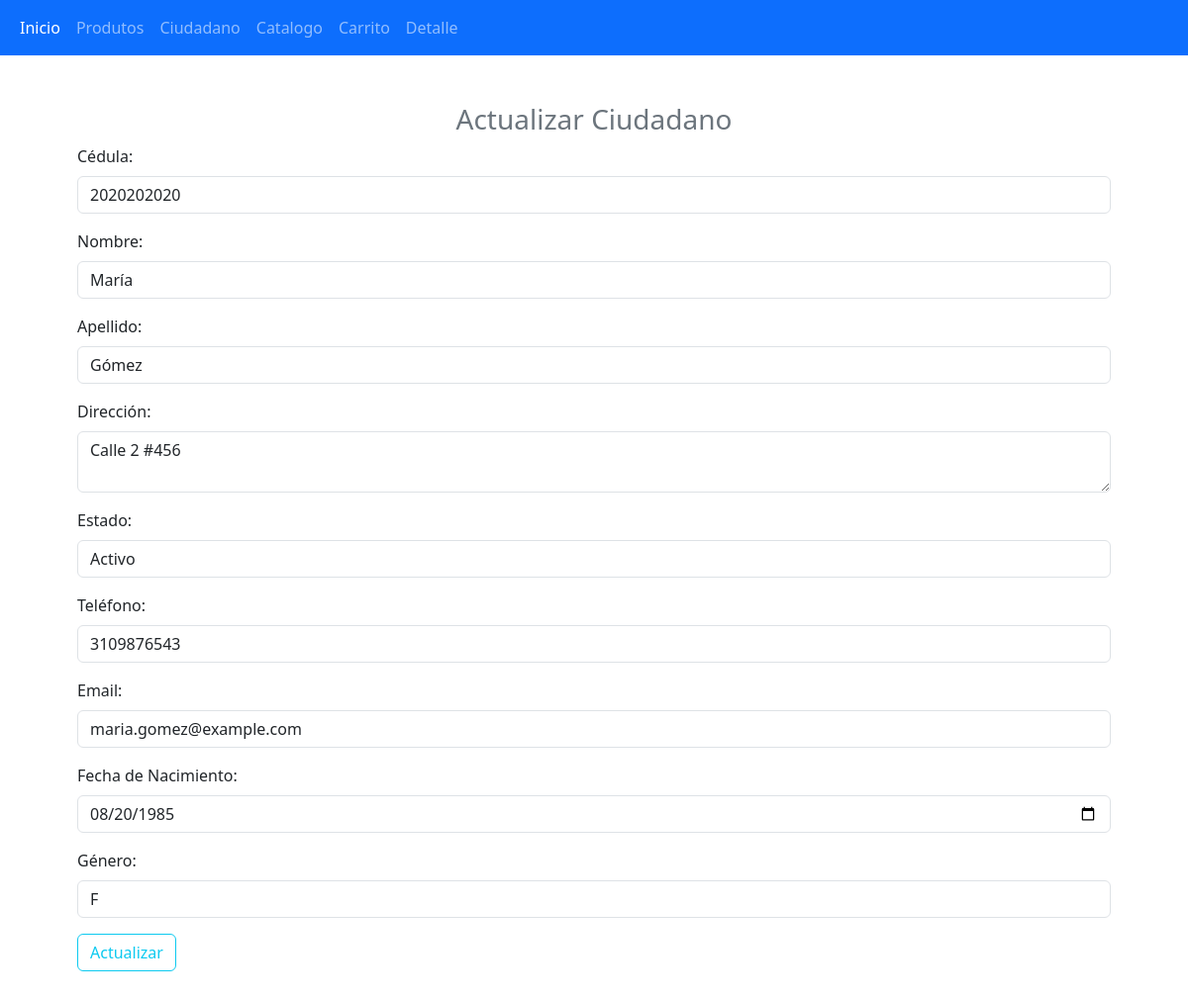
The page /actualizar/actualizarClientes.php?id=2 on the database as committed earlier.
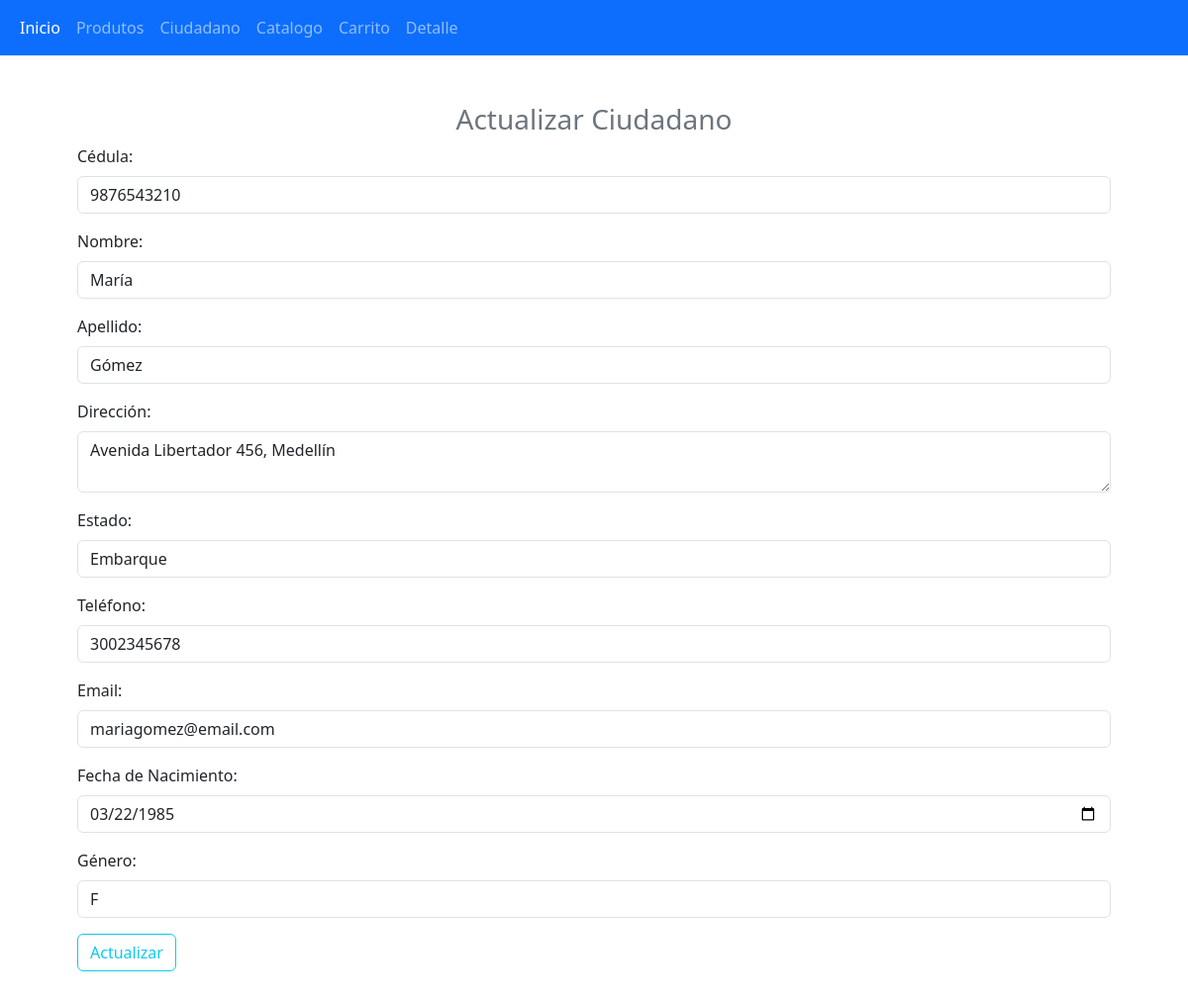
The same page on the database as committed later.
### tables this page shows
CREATE TABLE `ciudadano` (
  `id` int(11) NOT NULL,
  `cedula` varchar(20) NOT NULL,
  `nombre` varchar(50) NOT NULL,
  `apellido` varchar(50) NOT NULL,
  `direccion` text DEFAULT NULL,
  `telefono` varchar(15) DEFAULT NULL,
  `email` varchar(100) DEFAULT NULL,
  `fechaNacimiento` date DEFAULT NULL,
  `genero` char(1) DEFAULT NULL,
  `estado` varchar(20) DEFAULT NULL
);

### actualizar/actualizarClientes.php (the view, shortened to what this page needs)
<?php
include "../navbar.php";
include "../conexion.php";
$id = $_GET['id'];
$sql = $conexion->prepare("SELECT cedula, nombre, apellido, direccion, estado, telefono, email, fechaNacimiento, genero FROM ciudadano WHERE id = ?");
$sql->bind_param("i", $id);
$sql->execute();
$resultado = $sql->get_result();
$ciudadano = $resultado->fetch_object();
?>
<!DOCTYPE html>
<html lang="es">
<head>
    <link href="https://cdn.jsdelivr.net/npm/bootstrap@5.3.3/dist/css/bootstrap.min.css" rel="stylesheet">
    </head>
<body>
<div class="container p-5">
    <h3 class="text-center text-secondary">Actualizar Ciudadano</h3>
    <form method="POST">
        <div class="mb-3">
            <label class="form-label">Cédula:</label>
            <input type="text" class="form-control" name="cedula" value="<?= $ciudadano->cedula ?>" required>
        </div>
        <div class="mb-3">
            <label class="form-label">Nombre:</label>
            <input type="text" class="form-control" name="nombre" value="<?= $ciudadano->nombre ?>" required>
        </div>
        <div class="mb-3">
            <label class="form-label">Apellido:</label>
            <input type="text" class="form-control" name="apellido" value="<?= $ciudadano->apellido ?>" required>
        </div>
        <div class="mb-3">
            <label class="form-label">Dirección:</label>
            <textarea class="form-control" name="direccion" required><?= $ciudadano->direccion ?></textarea>
        </div>
        <div class="mb-3">
            <label class="form-label">Estado:</label>
            <input type="text" class="form-control" name="estado" value="<?= $ciudadano->estado ?>" required>
        </div>
        <div class="mb-3">
            <label class="form-label">Teléfono:</label>
            <input type="text" class="form-control" name="telefono" value="<?= $ciudadano->telefono ?>" required>
        </div>
        <div class="mb-3">
            <label class="form-label">Email:</label>
            <input type="email" class="form-control" name="email" value="<?= $ciudadano->email ?>" required>
        </div>
        <div class="mb-3">
            <label class="form-label">Fecha de Nacimiento:</label>
            <input type="date" class="form-control" name="fechaNacimiento" value="<?= $ciudadano->fechaNacimiento ?>" required>
        </div>
        <div class="mb-3">
            <label class="form-label">Género:</label>
            <input type="text" class="form-control" name="genero" value="<?= $ciudadano->genero ?>" required>
        </div>
        <button type="submit" class="btn btn-outline-info" name="btnActualizar" value="ok">Actualizar</button>
    </form>
</div>
</body>
</html>

Rows that differ between the two databases and show on the page:
changed ciudadano "María": cedula "2020202020" → "9876543210"; direccion "Calle 2 #456" → "Avenida Libertador 456, Medellín"; estado "Activo" → "Embarque"; telefono "3109876543" → "3002345678"; email "maria.gomez@example.com" → "mariagomez@email.com"; fechaNacimiento "08/20/1985" → "03/22/1985"
